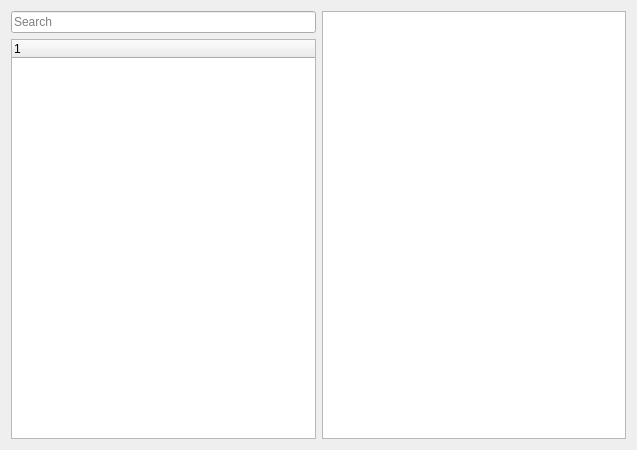
<?xml version="1.0" encoding="UTF-8"?>
<ui version="4.0">
 <class>Dialog</class>
 <widget class="QDialog" name="Dialog">
  <property name="geometry">
   <rect>
    <x>0</x>
    <y>0</y>
    <width>637</width>
    <height>450</height>
   </rect>
  </property>
  <property name="windowTitle">
   <string>Dialog</string>
  </property>
  <layout class="QHBoxLayout" name="horizontalLayout" stretch="1,1">
   <item>
    <layout class="QVBoxLayout" name="verticalLayout">
     <item>
      <widget class="QLineEdit" name="lineEdit">
       <property name="placeholderText">
        <string>Search</string>
       </property>
      </widget>
     </item>
     <item>
      <widget class="QTreeWidget" name="treeWidget">
       <column>
        <property name="text">
         <string notr="true">1</string>
        </property>
       </column>
      </widget>
     </item>
    </layout>
   </item>
   <item>
    <widget class="QListView" name="listView"/>
   </item>
  </layout>
 </widget>
 <resources/>
 <connections/>
</ui>
